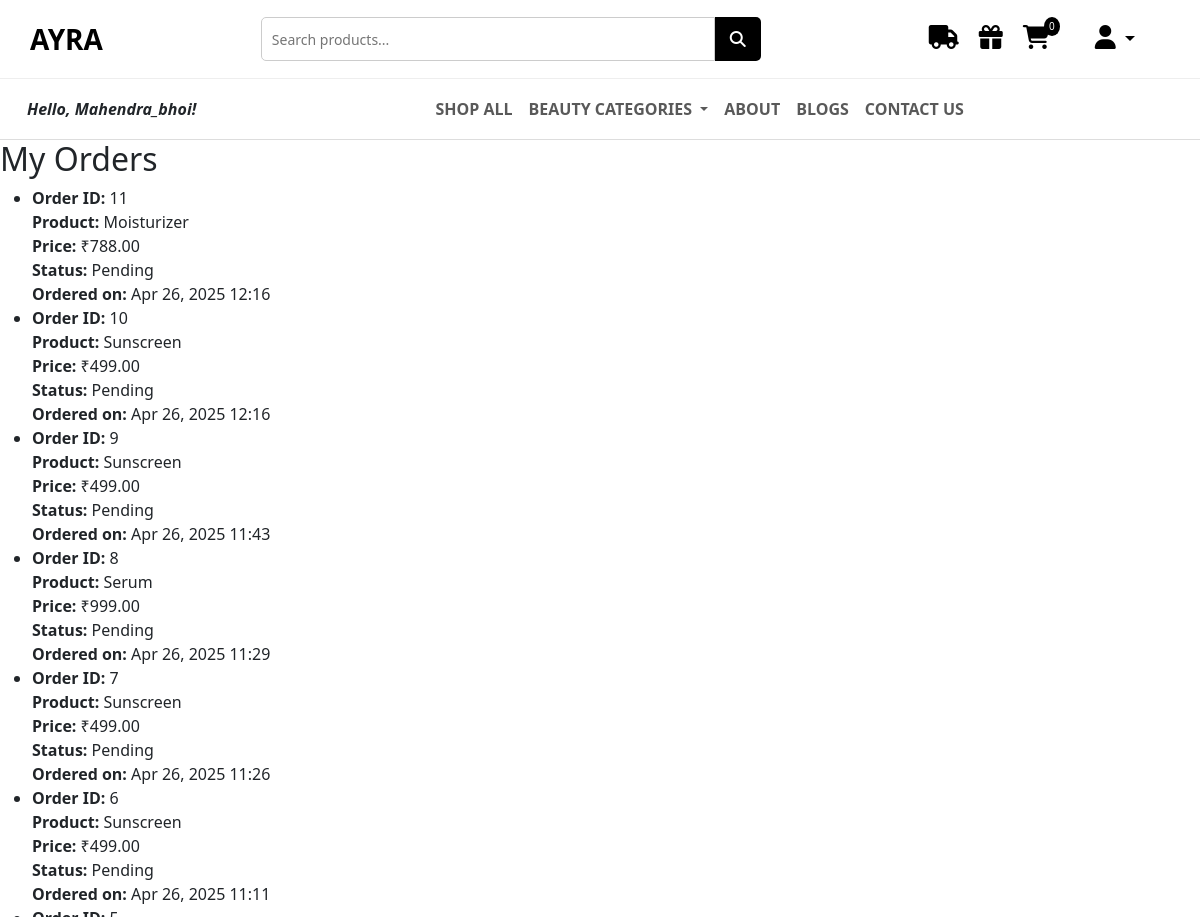
Page /my-orders/ (signed in, upper part) on the earlier database version.
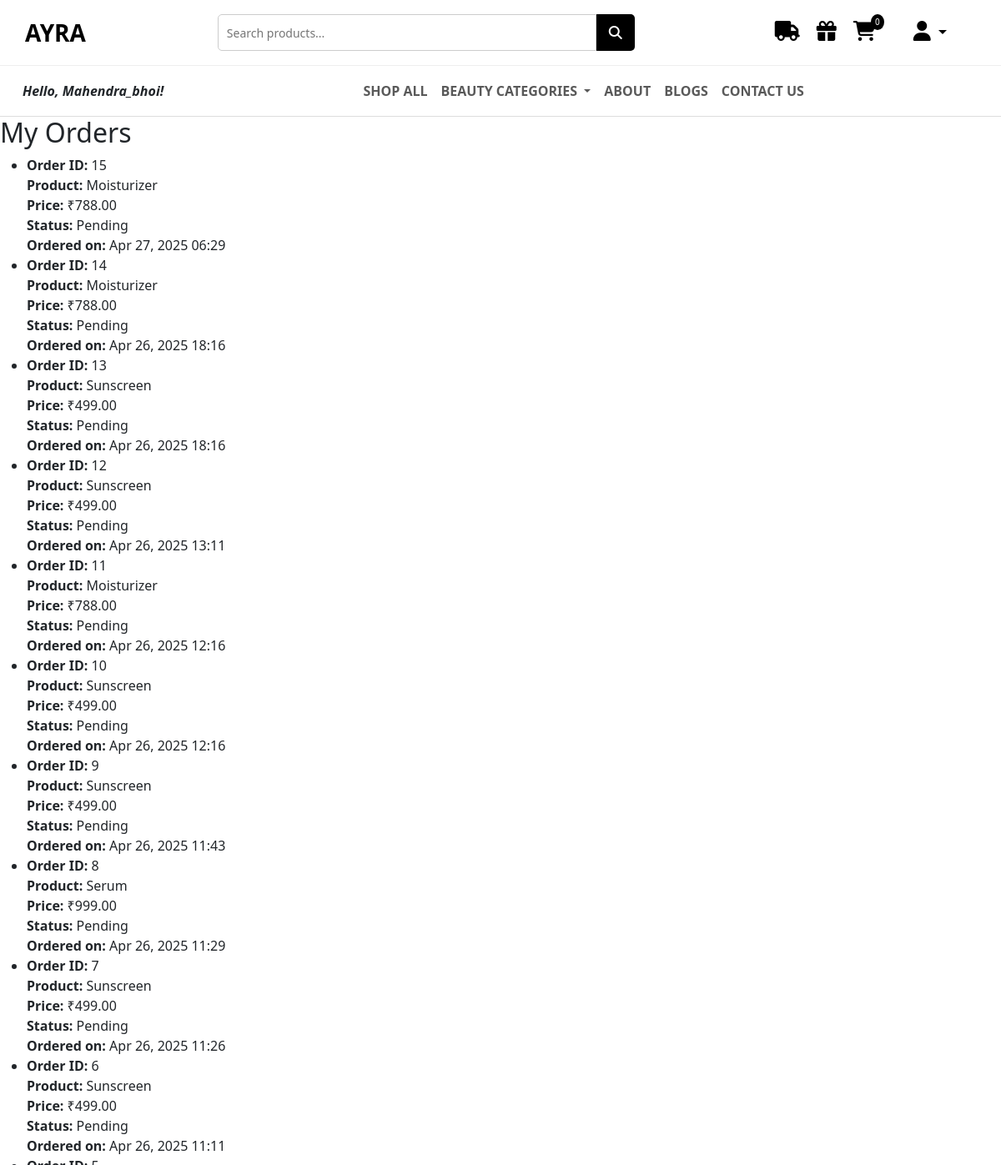
Same page on the later database version.
### AYRA/models.py (models this page shows, shortened)
class Order(models.Model):
    user = models.ForeignKey(User, on_delete=models.CASCADE)
    product = models.ForeignKey('Product', on_delete=models.CASCADE)
    total_price = models.DecimalField(max_digits=10, decimal_places=2)
    status = models.CharField(max_length=20, choices=[
        ('Pending', 'Pending'),
        ('Processing', 'Processing'),
        ('Shipped', 'Shipped'),
        ('Delivered', 'Delivered')
    ], default='Pending')
    payment_id = models.CharField(max_length=100, null=True, blank=True)
    order_date = models.DateTimeField(auto_now_add=True)  # Ensure this field exists

class Product(models.Model):
    name = models.CharField(max_length=255)
    image = models.ImageField(upload_to='products/')
    description = models.TextField()
    price = models.DecimalField(max_digits=8, decimal_places=2)
    rating = models.FloatField()
    reviews = models.PositiveIntegerField()
    is_bestseller = models.BooleanField(default=False)
    tag_line = models.CharField(max_length=255, blank=True, null=True)
    category = models.ForeignKey(Category, on_delete=models.CASCADE)

### AYRA/views.py (the view)
# urls.py: path('my-orders/', views.order_list, name='order_list'),
@login_required(login_url='login')
def order_list(request):
    orders = Order.objects.filter(user=request.user).order_by('-id')  # latest first
    context = {
        'orders': orders,
    }
    return render(request, 'order_list.html', context)

### AYRA/context_processors.py (called while the page is built)
def cart_count(request):
    if request.user.is_authenticated:
        count = Cart.objects.filter(user=request.user).count()
    else:
        count = 0
    return {'cart_count': count}

def categories_context(request):
    categories = Category.objects.all()
    print("Categories==>",categories)
    return {'nav_categories': categories}

### AYRA/models.py (called while the page is built)
    def __str__(self):
        return self.name

### templates/order_list.html
{% extends 'base.html' %}
{% load static %}
{% block 'main' %}
<div class="order-list-container">
    <h2>My Orders</h2>
    {% if orders %}
        <ul class="order-list">
            {% for order in orders %}
                <li class="order-item">
                    <strong>Order ID:</strong> {{ order.id }}<br>
                    <strong>Product:</strong> {{ order.product.name }}<br>
                    <strong>Price:</strong> ₹{{ order.total_price }}<br>
                    <strong>Status:</strong> {{ order.status }}<br>
                    <strong>Ordered on:</strong> {{ order.order_date|date:"M d, Y H:i" }}
                </li>
            {% endfor %}
        </ul>
    {% else %}
        <p>You have no orders yet.</p>
    {% endif %}
</div>
{% endblock %}

Differences in the rows shown:
added Order: id "15", product.name "Moisturizer", total_price "788.00", status "Pending", order_date "Apr 27, 2025 06:29"
added Order: id "14", product.name "Moisturizer", total_price "788.00", status "Pending", order_date "Apr 26, 2025 18:16"
added Order: id "13", product.name "Sunscreen", total_price "499.00", status "Pending", order_date "Apr 26, 2025 18:16"
added Order: id "12", product.name "Sunscreen", total_price "499.00", status "Pending", order_date "Apr 26, 2025 13:11"
